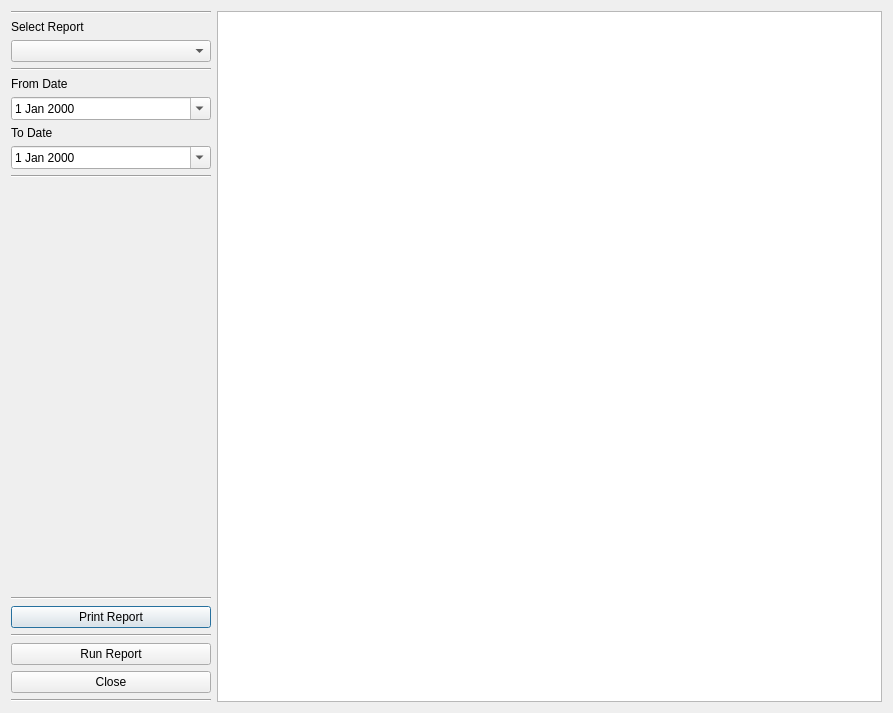
<?xml version="1.0" encoding="UTF-8"?>
<ui version="4.0">
 <class>reportingWindow</class>
 <widget class="QDialog" name="reportingWindow">
  <property name="geometry">
   <rect>
    <x>0</x>
    <y>0</y>
    <width>893</width>
    <height>713</height>
   </rect>
  </property>
  <property name="windowTitle">
   <string>Reporting Tool</string>
  </property>
  <layout class="QGridLayout" name="gridLayout_2">
   <item row="0" column="1">
    <layout class="QGridLayout" name="gridLayout">
     <item row="1" column="1">
      <widget class="QTableWidget" name="reportTableWidget">
       <property name="alternatingRowColors">
        <bool>true</bool>
       </property>
       <property name="sortingEnabled">
        <bool>true</bool>
       </property>
      </widget>
     </item>
     <item row="1" column="0">
      <layout class="QVBoxLayout" name="verticalLayout">
       <item>
        <widget class="Line" name="line_5">
         <property name="orientation">
          <enum>Qt::Horizontal</enum>
         </property>
        </widget>
       </item>
       <item>
        <widget class="QLabel" name="label">
         <property name="text">
          <string>Select Report</string>
         </property>
        </widget>
       </item>
       <item>
        <widget class="QComboBox" name="selectReportCombo">
         <property name="sizePolicy">
          <sizepolicy hsizetype="Fixed" vsizetype="Fixed">
           <horstretch>0</horstretch>
           <verstretch>0</verstretch>
          </sizepolicy>
         </property>
         <property name="minimumSize">
          <size>
           <width>200</width>
           <height>0</height>
          </size>
         </property>
         <property name="maximumSize">
          <size>
           <width>100</width>
           <height>16777215</height>
          </size>
         </property>
        </widget>
       </item>
       <item>
        <widget class="Line" name="line">
         <property name="orientation">
          <enum>Qt::Horizontal</enum>
         </property>
        </widget>
       </item>
       <item>
        <widget class="QLabel" name="label_2">
         <property name="text">
          <string>From Date</string>
         </property>
        </widget>
       </item>
       <item>
        <widget class="QDateEdit" name="fromDateEdit">
         <property name="calendarPopup">
          <bool>true</bool>
         </property>
        </widget>
       </item>
       <item>
        <widget class="QLabel" name="label_3">
         <property name="text">
          <string>To Date</string>
         </property>
        </widget>
       </item>
       <item>
        <widget class="QDateEdit" name="toDateEdit">
         <property name="calendarPopup">
          <bool>true</bool>
         </property>
        </widget>
       </item>
       <item>
        <widget class="Line" name="line_3">
         <property name="orientation">
          <enum>Qt::Horizontal</enum>
         </property>
        </widget>
       </item>
       <item>
        <spacer name="verticalSpacer">
         <property name="orientation">
          <enum>Qt::Vertical</enum>
         </property>
         <property name="sizeHint" stdset="0">
          <size>
           <width>20</width>
           <height>40</height>
          </size>
         </property>
        </spacer>
       </item>
       <item>
        <widget class="Line" name="line_6">
         <property name="orientation">
          <enum>Qt::Horizontal</enum>
         </property>
        </widget>
       </item>
       <item>
        <widget class="QPushButton" name="printReportBut">
         <property name="text">
          <string>Print Report</string>
         </property>
        </widget>
       </item>
       <item>
        <widget class="Line" name="line_2">
         <property name="orientation">
          <enum>Qt::Horizontal</enum>
         </property>
        </widget>
       </item>
       <item>
        <widget class="QPushButton" name="runReportBut">
         <property name="text">
          <string>Run Report</string>
         </property>
        </widget>
       </item>
       <item>
        <widget class="QPushButton" name="closeBut">
         <property name="text">
          <string>Close</string>
         </property>
        </widget>
       </item>
       <item>
        <widget class="Line" name="line_4">
         <property name="orientation">
          <enum>Qt::Horizontal</enum>
         </property>
        </widget>
       </item>
      </layout>
     </item>
    </layout>
   </item>
  </layout>
 </widget>
 <resources/>
 <connections/>
</ui>
